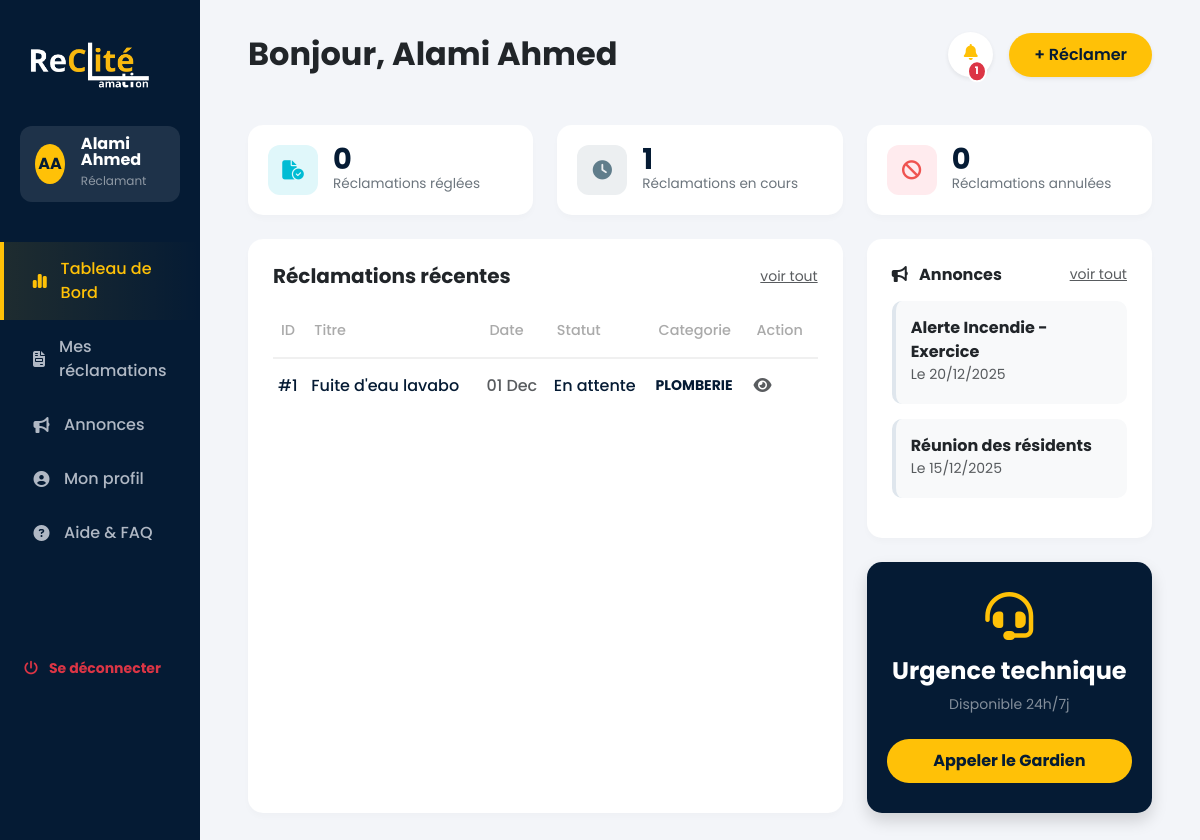
The app's page /reclamant/dashboard.php (signed in) with its own data.
### tables this page shows
CREATE TABLE `users` (
                         `id` int(11) NOT NULL AUTO_INCREMENT,
                         `nom` varchar(100) NOT NULL,
                         `email` varchar(100) NOT NULL,
                         `password` varchar(255) NOT NULL,
                         `role` enum('reclamant','gestionnaire','admin') NOT NULL DEFAULT 'reclamant',
                         `code_logement` varchar(50) DEFAULT NULL,
                         `type_occupant` varchar(50) DEFAULT NULL,
                         `avatar` varchar(255) DEFAULT NULL,
                         `telephone` varchar(20) DEFAULT NULL,
                         `reset_token` varchar(255) DEFAULT NULL,
                         `reset_expires` datetime DEFAULT NULL,
                         `date_creation` datetime DEFAULT current_timestamp(),
                         PRIMARY KEY (`id`),
                         UNIQUE KEY `email` (`email`)
);

CREATE TABLE `reclamations` (
                                `id` int(11) NOT NULL AUTO_INCREMENT,
                                `user_id` int(11) NOT NULL,
                                `categorie_id` int(11) NOT NULL,
                                `objet` varchar(255) NOT NULL,
                                `description` text NOT NULL,
                                `lieu` varchar(255) DEFAULT NULL,
                                `urgence` enum('Faible','Moyenne','Haute','Urgent') DEFAULT 'Faible',
                                `statut` enum('en_attente','en_cours','resolu','rejete') NOT NULL DEFAULT 'en_attente',
                                `date_creation` datetime DEFAULT current_timestamp(),
                                PRIMARY KEY (`id`),
                                KEY `user_id` (`user_id`),
                                KEY `categorie_id` (`categorie_id`),
                                CONSTRAINT `reclamations_ibfk_1` FOREIGN KEY (`user_id`) REFERENCES `users` (`id`) ON DELETE CASCADE,
                                CONSTRAINT `reclamations_ibfk_2` FOREIGN KEY (`categorie_id`) REFERENCES `categories` (`id`) ON DELETE CASCADE
);

CREATE TABLE `categories` (
                              `id` int(11) NOT NULL AUTO_INCREMENT,
                              `nom` varchar(100) NOT NULL,
                              PRIMARY KEY (`id`)
);

CREATE TABLE `annonces` (
                            `id` int(11) NOT NULL AUTO_INCREMENT,
                            `titre` varchar(255) NOT NULL,
                            `type` enum('maintenance','reunion','info','urgence') DEFAULT 'info',
                            `description` text DEFAULT NULL,
                            `date_evenement` date NOT NULL,
                            `date_creation` datetime DEFAULT current_timestamp(),
                            PRIMARY KEY (`id`)
);

### reclamant/dashboard.php (the view, shortened to what this page needs)
<?php
require_once '../config/db.php';
$user_id = $_SESSION['user_id'];
$stmtUser = $pdo->prepare("SELECT nom FROM users WHERE id = ?");
$stmtUser->execute([$user_id]);
$user_name = $stmtUser->fetchColumn();
$stats = ['reglees' => 0, 'en_cours' => 0, 'annulees' => 0];
$stmt = $pdo->prepare("SELECT COUNT(*) FROM reclamations WHERE user_id = ? AND statut = 'resolu'");
$stmt->execute([$user_id]);
$stats['reglees'] = $stmt->fetchColumn();
$stmt = $pdo->prepare("SELECT COUNT(*) FROM reclamations WHERE user_id = ? AND statut IN ('en_cours', 'en_attente')");
$stmt->execute([$user_id]);
$stats['en_cours'] = $stmt->fetchColumn();
$stmt = $pdo->prepare("SELECT COUNT(*) FROM reclamations WHERE user_id = ? AND statut = 'rejete'");
$stmt->execute([$user_id]);
$stats['annulees'] = $stmt->fetchColumn();
$stmt = $pdo->prepare("SELECT r.*, c.nom as categorie_nom FROM reclamations r JOIN categories c ON r.categorie_id = c.id WHERE r.user_id = ? ORDER BY r.date_creation DESC LIMIT 5");
$stmt->execute([$user_id]);
$reclamations = $stmt->fetchAll(PDO::FETCH_ASSOC);
$stmt = $pdo->prepare("SELECT * FROM notifications WHERE user_id = ? ORDER BY created_at DESC LIMIT 10");
$stmt->execute([$user_id]);
$all_notifs = $stmt->fetchAll(PDO::FETCH_ASSOC);
$unread_count = 0;
foreach($all_notifs as $n) {
    if($n['is_read'] == 0) $unread_count++;
}
?>
<!DOCTYPE html>
<html lang="fr">
<head>
    <link href="https://cdn.jsdelivr.net/npm/bootstrap@5.3.2/dist/css/bootstrap.min.css" rel="stylesheet">
    <link rel="stylesheet" href="https://cdnjs.cloudflare.com/ajax/libs/font-awesome/6.4.0/css/all.min.css">
</head>
<body>
<div class="container-fluid">
    <div class="row">
        <?php include 'sidebar.php'; ?>
        <div class="col-md-9 col-lg-10 main-content">
            <div class="d-flex justify-content-between align-items-center mb-5 flex-wrap gap-3">
                <h2 class="fw-bold text-dark m-0">Bonjour, <?php echo htmlspecialchars($user_name); ?></h2>
                <div class="d-flex align-items-center gap-3">
                    <div class="dropdown">
                        <button class="btn btn-white bg-white shadow-sm rounded-circle p-2 position-relative" id="notifDropdown" data-bs-toggle="dropdown" aria-expanded="false" style="width: 45px; height: 45px;" onclick="markNotificationsRead()">
                            <i class="fas fa-bell <?php echo ($unread_count > 0) ? 'text-warning' : 'text-secondary'; ?>"></i>
                            <?php if ($unread_count > 0): ?>
                                <span class="badge bg-danger badge-notification" id="notifBadge"><?php echo $unread_count; ?></span>
                            <?php endif; ?>
                        </button>
                    </div>
                    <a href="create.php" class="btn btn-reclamer shadow-sm text-decoration-none">
                        + Réclamer
                    </a>
                </div>
            </div>
            <div class="row g-4 mb-4">
                <div class="col-md-4">
                    <div class="stat-card">
                        <div class="icon-box icon-blue"><i class="fas fa-file-circle-check"></i></div>
                        <div>
                            <div class="stat-num"><?php echo $stats['reglees']; ?></div>
                            <div class="stat-desc">Réclamations réglées</div>
                        </div>
                    </div>
                </div>
                <div class="col-md-4">
                    <div class="stat-card">
                        <div class="icon-box icon-gray"><i class="fas fa-clock"></i></div>
                        <div>
                            <div class="stat-num"><?php echo $stats['en_cours']; ?></div>
                            <div class="stat-desc">Réclamations en cours</div>
                        </div>
                    </div>
                </div>
                <div class="col-md-4">
                    <div class="stat-card">
                        <div class="icon-box icon-red"><i class="fas fa-ban"></i></div>
                        <div>
                            <div class="stat-num"><?php echo $stats['annulees']; ?></div>
                            <div class="stat-desc">Réclamations annulées</div>
                        </div>
                    </div>
                </div>
            </div>
            <div class="row g-4">
                <div class="col-xl-8">
                    <div class="card-custom h-100">
                        <div class="d-flex justify-content-between align-items-center mb-4">
                            <h5 class="fw-bold m-0 text-dark">Réclamations récentes</h5>
                            <a href="my_reclamations.php" class="text-muted text-decoration-underline small">voir tout</a>
                        </div>
                        <div class="table-responsive">
                            <table class="table table-borderless table-hover">
                                <thead>
                                <tr>
                                    <th>ID</th>
                                    <th>Titre</th>
                                    <th>Date</th>
                                    <th>Statut</th>
                                    <th>Categorie</th>
                                    <th>Action</th>
                                </tr>
                                </thead>
                                <tbody>
                                <?php if (count($reclamations) > 0): ?>
                                    <?php foreach ($reclamations as $rec): ?>
                                        <tr>
                                            <td>#<?php echo $rec['id']; ?></td>
                                            <td><?php echo htmlspecialchars($rec['objet']); ?></td>
                                            <td class="text-muted"><?php echo date('d M', strtotime($rec['date_creation'])); ?></td>
                                            <?php
                                            $statusClass = 'text-gray';
                                            $statusText = $rec['statut'];
                                            if ($rec['statut'] == 'resolu') { $statusClass = 'text-blue'; $statusText = 'Réglée'; }
                                            elseif ($rec['statut'] == 'en_cours') { $statusClass = 'text-gray'; $statusText = 'En cours'; }
                                            elseif ($rec['statut'] == 'en_attente') { $statusClass = 'text-yellow'; $statusText = 'En attente'; }
                                            elseif ($rec['statut'] == 'rejete') { $statusClass = 'text-red'; $statusText = 'Annulée'; }
                                            ?>
                                            <td class="status-text <?php echo $statusClass; ?>"><?php echo ucfirst($statusText); ?></td>
                                            <td class="small fw-bold text-uppercase"><?php echo htmlspecialchars($rec['categorie_nom']); ?></td>
                                            <td>
                                                <a href="view.php?id=<?php echo $rec['id']; ?>" class="text-muted"><i class="fas fa-eye"></i></a>
                                            </td>
                                        </tr>
                                    <?php endforeach; ?>
                                <?php else: ?>
                                    <tr>
                                        <td colspan="6" class="text-center text-muted">Aucune réclamation récente.</td>
                                    </tr>
                                <?php endif; ?>
                                </tbody>
                            </table>
                        </div>
                    </div>
                </div>
                <div class="col-xl-4">
                    <div class="card-custom mb-4">
                        <div class="d-flex justify-content-between align-items-center mb-3">
                            <h6 class="fw-bold m-0"><i class="fas fa-bullhorn me-2"></i> Annonces </h6>
                            <a href="announcements.php" class="text-muted text-decoration-underline small">voir tout</a>
                        </div>
                        <?php
                        $stmtAnn = $pdo->query("SELECT * FROM annonces ORDER BY date_evenement DESC LIMIT 2");
                        while($a = $stmtAnn->fetch(PDO::FETCH_ASSOC)):
                            ?>
                            <div class="announcement-item">
                                <div class="fw-bold text-dark"><?php echo htmlspecialchars($a['titre']); ?></div>
                                <small class="text-muted d-block mb-1">Le <?php echo date('d/m/Y', strtotime($a['date_evenement'])); ?></small>
                            </div>
                        <?php endwhile; ?>
                    </div>
                    <div class="emergency-card shadow">
                        <div class="mb-3">
                            <i class="fas fa-headset fa-3x" style="color: var(--accent-yellow);"></i>
                        </div>
                        <h4 class="fw-bold">Urgence technique</h4>
                        <p class="small text-white-50 mb-4">Disponible 24h/7j</p>
                        <button class="btn btn-gardien" data-bs-toggle="modal" data-bs-target="#modalGardien">Appeler le Gardien</button>
                    </div>
                </div>
            </div>
        </div>
    </div>
</div>
</body>
</html>

### reclamant/dashboard.php (style rules this page uses)
:root { --sidebar-bg: #051b34; --body-bg: #f3f5f9; --accent-yellow: #ffc107; --text-muted: #6c757d; }
body { font-family: 'Poppins', sans-serif; background-color: var(--body-bg); overflow-x: hidden; }
.main-content { padding: 2rem 3rem; }
.btn-reclamer { background-color: var(--accent-yellow); border: none; border-radius: 50px; padding: 10px 25px; font-weight: 600; color: var(--sidebar-bg); }
.stat-card { background: white; border: none; border-radius: 15px; padding: 20px; display: flex; align-items: center; box-shadow: 0 4px 6px rgba(0,0,0,0.02); height: 100%; }
.icon-box { width: 50px; height: 50px; border-radius: 12px; display: flex; align-items: center; justify-content: center; font-size: 1.2rem; margin-right: 15px; }
.icon-blue { background: #e0f7fa; color: #00bcd4; }
.icon-gray { background: #eceff1; color: #607d8b; }
.icon-red { background: #ffebee; color: #ef5350; }
.stat-num { font-size: 1.8rem; font-weight: 700; line-height: 1; color: var(--sidebar-bg); }
.stat-desc { font-size: 0.85rem; color: var(--text-muted); }
.card-custom { background: white; border-radius: 15px; border: none; box-shadow: 0 4px 6px rgba(0,0,0,0.02); padding: 25px; }
.table thead th { border-bottom: 2px solid #f0f0f0; color: #aaa; font-weight: 500; font-size: 0.9rem; padding-bottom: 15px; }
.table td { vertical-align: middle; padding: 15px 5px; font-weight: 500; color: var(--sidebar-bg); }
.status-text { font-weight: 600; }
.text-yellow { color: #fbc02d; }
.announcement-item { background: #f8f9fa; border-radius: 10px; padding: 15px; margin-bottom: 15px; border-left: 4px solid #dfe6ed; }
.emergency-card { background-color: var(--sidebar-bg); color: white; border-radius: 15px; text-align: center; padding: 30px 20px; }
.btn-gardien { background-color: var(--accent-yellow); color: var(--sidebar-bg); font-weight: 700; border-radius: 50px; width: 100%; padding: 10px; border: none; }
.badge-notification { position: absolute; top: 0; right: 0; transform: translate(30%, -30%); font-size: 0.65rem; padding: 4px 6px; border-radius: 50%; border: 2px solid white; }

### records on screen
users: nom "Alami Ahmed"
reclamations: id "1", objet "Fuite d'eau lavabo", date_creation "01 Dec", statut "En attente", categorie.nom "PLOMBERIE"
annonces: titre "Alerte Incendie - Exercice", date_evenement "20/12/2025"
annonces: titre "Réunion des résidents", date_evenement "15/12/2025"

### other values on screen
$initials "AA"
$sidebar_name "Alami Ahmed"
$unread_count "1"
$stats['reglees'] "0"
$stats['en_cours'] "1"
$stats['annulees'] "0"
